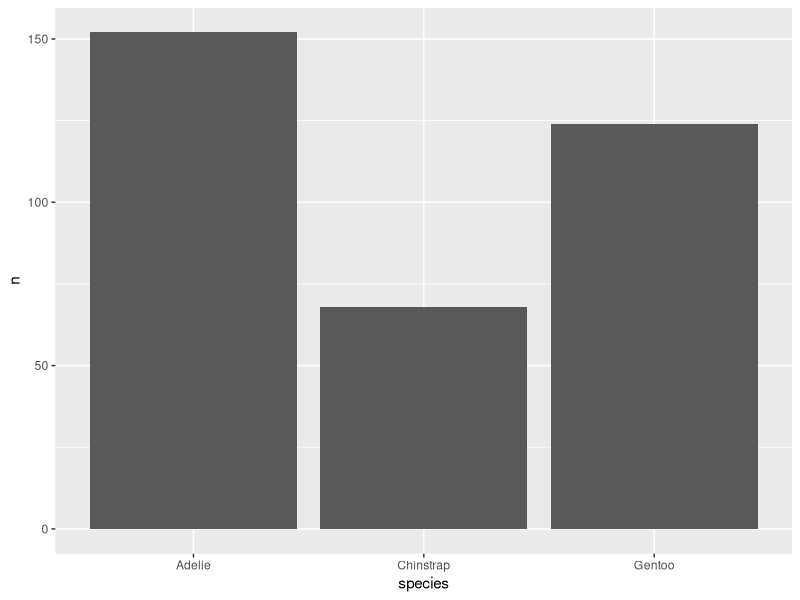
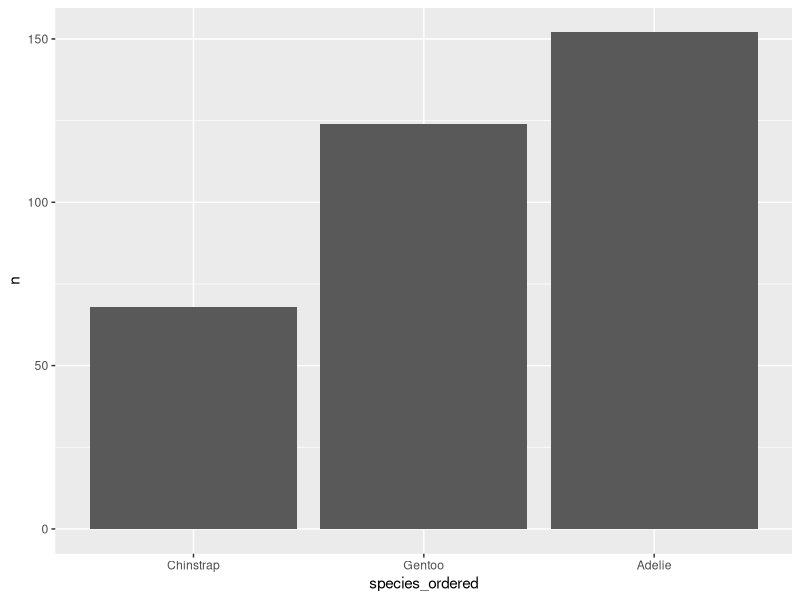
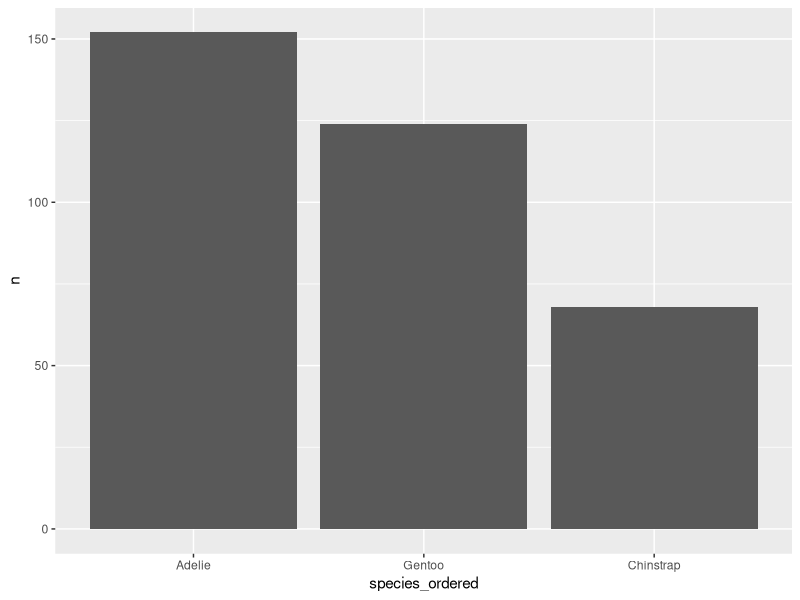
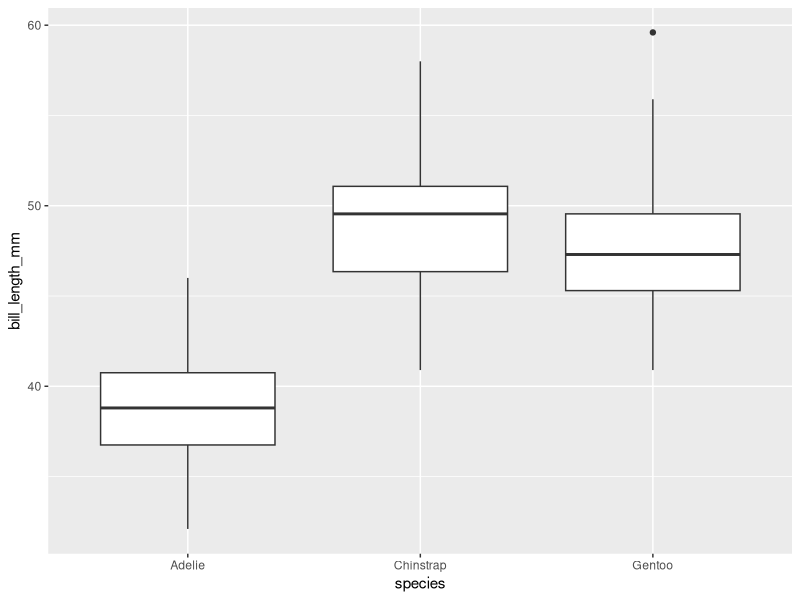
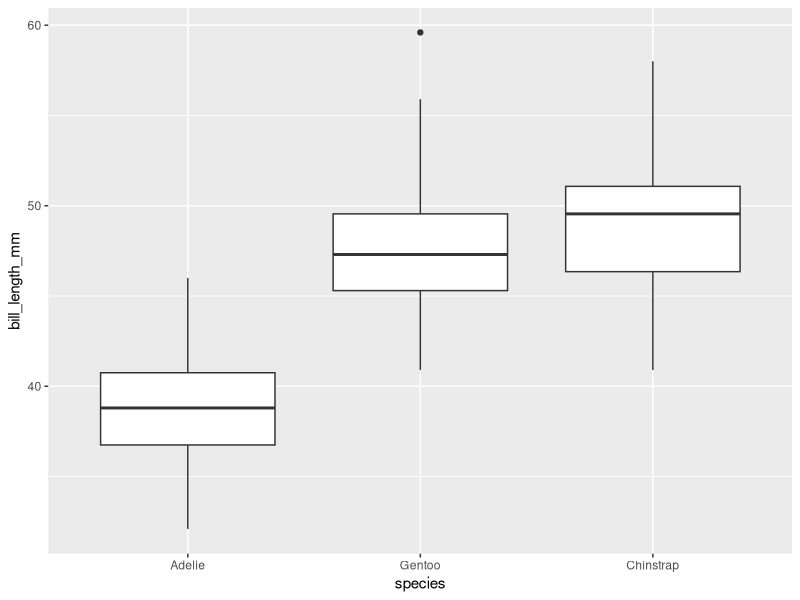
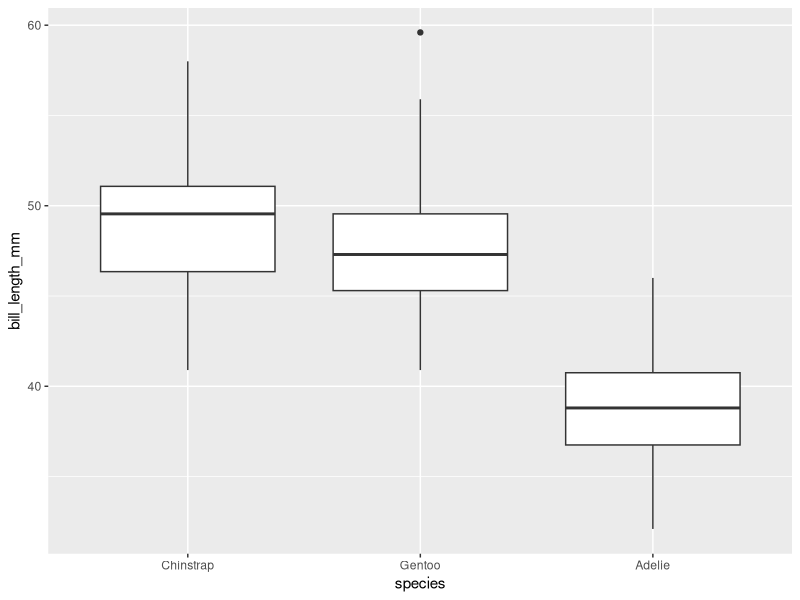
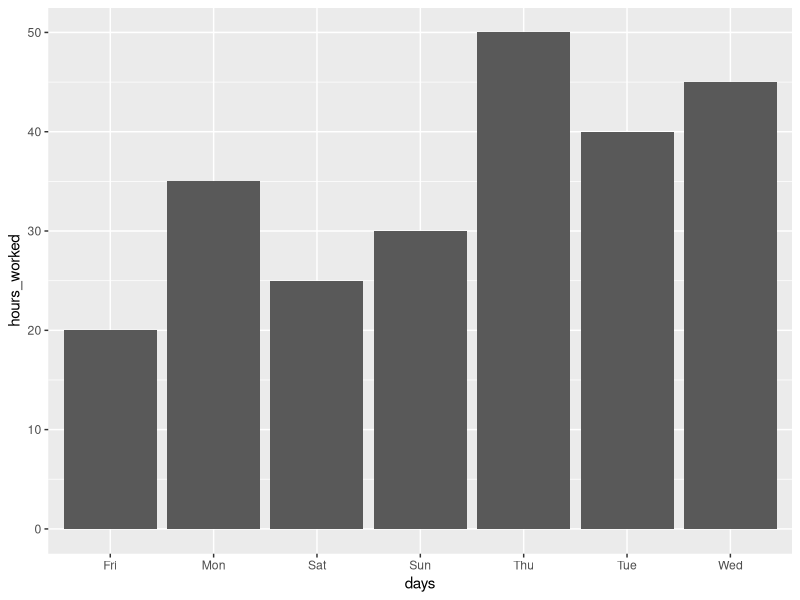

Reproduce these figures in R, in order. (Note: this script raises an error after producing the figures.)
## ---- chunk 1
knitr::opts_chunk$set(echo = TRUE, warning = FALSE, message = FALSE)
library(palmerpenguins)
library(tidyverse)
library(knitr)
## ---- chunk 2
penguins %>% 
  count(species) %>% 
  ggplot(aes(x = species, y = n)) +
  geom_col()
## ---- chunk 3
penguins %>% 
  count(species) %>% 
  mutate(species_ordered = fct_reorder(.f = species, .x = n)) %>%
  ggplot(aes(x = species_ordered, y = n)) +
  geom_col()
## ---- chunk 4
penguins %>% 
  count(species) %>% 
  mutate(species_ordered = fct_reorder(.f = species, .x = n, .desc = TRUE)) %>%
  ggplot(aes(x = species_ordered, y = n)) +
  geom_col()
## ---- chunk 5
penguins %>% 
  ggplot(aes(x = species, y = bill_length_mm)) +
  geom_boxplot()
## ---- chunk 6
penguins %>% 
  mutate(species = fct_reorder(.f = species, .x = bill_length_mm, .fun = median, na.rm = T)) %>% 
  ggplot(aes(x = species, y = bill_length_mm)) +
  geom_boxplot()
## ---- chunk 7
penguins %>% 
  mutate(species = fct_reorder(.f = species, .x = bill_length_mm, .fun = median, na.rm = T, .desc = T)) %>% 
  ggplot(aes(x = species, y = bill_length_mm)) +
  geom_boxplot()
## ---- chunk 8
days_of_week <- tibble(
  days = c('Fri', 'Sat', 'Sun', 'Mon', 'Tue', 'Wed', 'Thu'),
  hours_worked = seq(20,50, 5)
)

days_of_week
## ---- chunk 9
days_of_week %>% 
  ggplot(aes(x = days, y = hours_worked)) +
  geom_col()
## ---- chunk 10
day_order <- c('Sun', 'Mon', 'Tue', 'Wed', 'Thu', 'Fri', 'Sat')

days_of_week %>% 
  mutate(days = fct_relevel(.f = days, levels = day_order)) %>% 
  ggplot(aes(x = days, y = hours_worked)) +
  geom_col()

## ---- chunk 11
days_of_week_new <- tibble(
  days = rep(c('Fri', 'Sat', 'Sun', 'Mon', 'Tue', 'Wed', 'Thu'), 10),
  hours_worked = rnorm(70, 25, 7)
)
## ---- chunk 12
days_of_week_new %>% 
  ggplot(aes(x = days, y = hours_worked)) +
  geom_boxplot()
## ---- chunk 13
days_of_week_new %>% 
  mutate(days = fct_relevel(.f = days, levels = day_order )) %>% 
  ggplot(aes(x = days, y = hours_worked)) +
  geom_boxplot()
